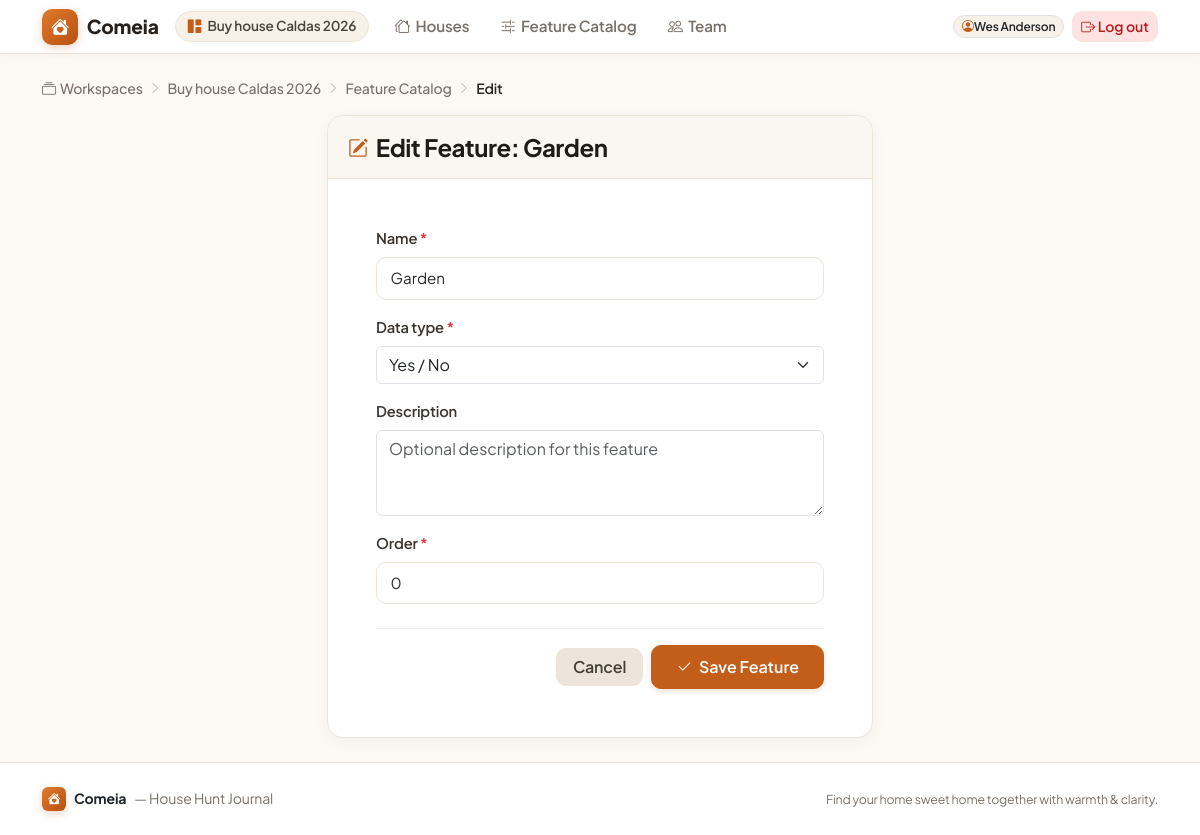
Page /w/buy-house-caldas-2026/features/39/edit/ (signed in) on the committed database.
### accounts/models.py (models this page shows, shortened)
class Workspace(models.Model):
    name = models.CharField(max_length=120)
    slug = models.SlugField(max_length=140, unique=True, blank=True)
    description = models.TextField(blank=True)
    created_by = models.ForeignKey(
        settings.AUTH_USER_MODEL,
        on_delete=models.PROTECT,
        related_name="created_workspaces",
    )
    created_at = models.DateTimeField(auto_now_add=True)
    updated_at = models.DateTimeField(auto_now=True)
    class Meta:
        ordering = ("name",)
        verbose_name = _("workspace")
        verbose_name_plural = _("workspaces")
    def membership_for(self, user) -> "Membership | None":
        if not user.is_authenticated:
            return None
        return self.memberships.filter(user=user).select_related("user").first()

class User(AbstractUser):
    """Custom user model.

    Declared up-front so the project can extend it later without a painful
    migration.  Currently it adds nothing beyond :class:`AbstractUser`.
    """

### properties/models.py (models this page shows, shortened)
class Feature(models.Model):
    class DataType(models.TextChoices):
        BOOLEAN = "boolean", _("Yes / No")
        INTEGER = "integer", _("Number")
        TEXT = "text", _("Text")
        CHOICE = "choice", _("Choice")
    workspace = models.ForeignKey(
        Workspace, on_delete=models.CASCADE, related_name="features"
    )
    name = models.CharField(max_length=80)
    data_type = models.CharField(
        max_length=16, choices=DataType.choices, default=DataType.TEXT
    )
    choices = models.CharField(
        max_length=400,
        blank=True,
        help_text=_("Comma-separated list, only used for the 'Choice' type."),
    )
    unit = models.CharField(max_length=16, blank=True)
    description = models.TextField(blank=True)
    is_predefined = models.BooleanField(default=False)
    order = models.PositiveIntegerField(default=0)
    class Meta:
        unique_together = ("workspace", "name")
        ordering = ("order", "name")
        verbose_name = _("feature")
        verbose_name_plural = _("features")

### properties/views.py (the view, shortened to what this page needs)
class FeatureUpdateView(WorkspaceFormMixin, SuccessMessageMixin, UpdateView):
    model = Feature
    form_class = FeatureForm
    template_name = "properties/feature_form.html"
    success_message = "Feature updated."
    require_editor = True
    def get_queryset(self) -> QuerySet[Feature]:
        return Feature.objects.filter(workspace=self.workspace)

### properties/forms.py (shortened to what this page needs)
class FeatureForm(forms.ModelForm):
    class Meta:
        model = Feature
        fields = ("name", "data_type", "choices", "unit", "description", "order")
        widgets = {
            "name": forms.TextInput(attrs={"class": "form-control", "placeholder": "e.g. Balcony, Swimming Pool, Heating"}),
            "data_type": forms.Select(attrs={"class": "form-select", "id": "id_data_type"}),
            "choices": forms.TextInput(attrs={"class": "form-control", "placeholder": "e.g. Gas, Electric, Solar (comma separated)"}),
            "unit": forms.TextInput(attrs={"class": "form-control", "placeholder": "e.g. m², EUR, rooms"}),
            "description": forms.Textarea(attrs={"class": "form-control", "rows": 3, "placeholder": "Optional description for this feature"}),
            "order": forms.NumberInput(attrs={"class": "form-control", "placeholder": "0"}),
        }
    def __init__(self, *args: Any, workspace: Workspace | None = None, **kwargs: Any) -> None:
        super().__init__(*args, **kwargs)
        self.workspace = workspace

### accounts/mixins.py (called while the page is built)
    def setup_workspace(
        self, request: HttpRequest, *args: Any, **kwargs: Any
    ) -> HttpResponse | None:
        if not request.user.is_authenticated:
            from django.contrib.auth.views import redirect_to_login
            return redirect_to_login(request.get_full_path())
        slug = kwargs.get("workspace_slug")
        self.workspace = get_object_or_404(Workspace, slug=slug)
        membership = self.workspace.membership_for(request.user)
        if membership is None:
            raise PermissionDenied("You are not a member of this workspace.")
        if self.require_owner and not membership.can_manage:
            raise PermissionDenied("Only owners can do that.")
        if self.require_editor and not membership.can_edit:
            raise PermissionDenied("You need editor rights to do that.")
        self.membership = membership
        return None

    def dispatch(self, request: HttpRequest, *args: Any, **kwargs: Any) -> HttpResponse:
        response = self.setup_workspace(request, *args, **kwargs)
        if response is not None:
            return response
        return super().dispatch(request, *args, **kwargs)

    def get_context_data(self, **kwargs: Any) -> dict[str, Any]:
        context = super().get_context_data(**kwargs)
        context.setdefault("workspace", self.workspace)
        context.setdefault("membership", self.membership)
        return context

### templates/properties/feature_form.html (shortened to what this page needs)
{% extends "base.html" %}
{% block content %}
<nav class="breadcrumb-cozy" aria-label="breadcrumb">
    <a href="{% url 'accounts:workspace_list' %}"><i class="bi bi-collection me-1"></i>Workspaces</a>
    <span class="separator"><i class="bi bi-chevron-right"></i></span>
    <a href="{% url 'accounts:workspace_detail' workspace.slug %}">{{ workspace.name }}</a>
    <span class="separator"><i class="bi bi-chevron-right"></i></span>
    <a href="{% url 'properties:feature_list' workspace.slug %}">Feature Catalog</a>
    <span class="separator"><i class="bi bi-chevron-right"></i></span>
    <span class="current">{% if object %}Edit{% else %}New Feature{% endif %}</span>
</nav>
<div class="row justify-content-center">
    <div class="col-12 col-md-8 col-lg-6">
        <div class="card card-cozy">
            <div class="card-cozy-header">
                <div class="d-flex align-items-center gap-2">
                    <i class="bi {% if object %}bi-pencil-square{% else %}bi-sliders2{% endif %} text-primary-warm fs-5"></i>
                    <h1 class="h4 font-heading mb-0">{% if object %}Edit Feature: {{ object.name }}{% else %}Create New Feature{% endif %}</h1>
                </div>
            </div>
            <div class="card-body p-4 p-md-5">
                <form method="post" novalidate>
                    {% for field in form %}
                        <div class="mb-3 field-container-{{ field.name }}">
                            <label for="{{ field.id_for_label }}" class="form-label">
                                {{ field.label }}
                                {% if field.field.required %}<span class="text-danger">*</span>{% endif %}
                            </label>
                            {{ field }}
                        </div>
                    {% endfor %}
                    <div class="d-flex align-items-center justify-content-end gap-2 pt-3 border-top border-light-subtle mt-4">
                        <a href="{% url 'properties:feature_list' workspace.slug %}" class="btn btn-secondary px-3">Cancel</a>
                        <button type="submit" class="btn btn-primary px-4">
                            <i class="bi bi-check2 me-1"></i> {% if object %}Save Feature{% else %}Create Feature{% endif %}
                        </button>
                    </div>
                </form>
            </div>
        </div>
    </div>
</div>
{% endblock %}

### templates/base.html (shortened to what this page needs)
{% load static %}
<!doctype html>
<html lang="en">
<head>
    <link href="https://cdn.jsdelivr.net/npm/bootstrap@5.3.3/dist/css/bootstrap.min.css" rel="stylesheet">
    <link rel="stylesheet" href="https://cdn.jsdelivr.net/npm/bootstrap-icons@1.11.3/font/bootstrap-icons.min.css">
</head>
<body>
<header class="navbar navbar-expand-lg navbar-comeia sticky-top">
    <div class="container-xl">
        <a class="brand-text" href="{% url 'accounts:workspace_list' %}">
            <span class="brand-logo-icon"><i class="bi bi-house-heart-fill"></i></span>
            <span>Comeia</span>
        </a>
        <div class="collapse navbar-collapse" id="navbarComeiaNav">
            <div class="navbar-nav me-auto align-items-lg-center ms-lg-3 mt-2 mt-lg-0 gap-1">
                {% if workspace %}
                    <div class="d-flex align-items-center me-2 my-1 my-lg-0">
                        <a href="{% url 'accounts:workspace_detail' workspace.slug %}" class="workspace-chip" title="Active workspace">
                            <i class="bi bi-grid-1x2-fill text-primary-warm"></i>
                            <span class="text-truncate" style="max-width: 180px;">{{ workspace.name }}</span>
                        </a>
                    </div>
                    <a class="nav-link-cozy" href="{% url 'properties:house_list' workspace.slug %}">
                        <i class="bi bi-houses"></i> Houses
                    </a>
                    <a class="nav-link-cozy" href="{% url 'properties:feature_list' workspace.slug %}">
                        <i class="bi bi-sliders2"></i> Feature Catalog
                    </a>
                    <a class="nav-link-cozy" href="{% url 'accounts:workspace_detail' workspace.slug %}">
                        <i class="bi bi-people"></i> Team
                    </a>
                {% else %}
                    <a class="nav-link-cozy" href="{% url 'accounts:workspace_list' %}">
                        <i class="bi bi-collection"></i> Workspaces
                    </a>
                {% endif %}
            </div>
            <div class="navbar-nav ms-auto align-items-lg-center gap-2 mt-3 mt-lg-0">
                {% if user.is_authenticated %}
                    <div class="d-flex align-items-center gap-2">
                        <span class="badge bg-surface text-dark border px-2.5 py-1.5 d-inline-flex align-items-center gap-1.5" style="border-radius: 12px; font-weight: 600;">
                            <i class="bi bi-person-circle text-primary-warm"></i> {{ user.get_full_name|default:user.username }}
                        </span>
                        <form method="post" action="{% url 'accounts:logout' %}" class="d-inline m-0">
                            <button type="submit" class="btn btn-sm btn-soft-danger px-2.5 py-1" title="Log out">
                                <i class="bi bi-box-arrow-right"></i> Log out
                            </button>
                        </form>
                    </div>
                {% endif %}
            </div>
        </div>
    </div>
</header>
<main class="container-xl py-4 flex-grow-1">
    {% block content %}{% endblock %}
</main>
<footer class="footer-comeia">
    <div class="container-xl d-flex flex-column flex-sm-row justify-content-between align-items-center gap-2">
        <div class="d-flex align-items-center gap-2">
            <span class="brand-logo-icon" style="width: 24px; height: 24px; font-size: 0.8rem; border-radius: 6px;"><i class="bi bi-house-heart-fill"></i></span>
            <span class="fw-bold text-dark">Comeia</span>
            <span class="text-muted-warm">— House Hunt Journal</span>
        </div>
        <div class="text-muted-warm small">
            Find your home sweet home together with warmth & clarity.
        </div>
    </div>
</footer>
</body>
</html>

### templates/base.html (style rules this page uses)
:root { --comeia-primary: #c25e1a; --comeia-primary-hover: #a94f13; --comeia-primary-light: #fdf1e8; --comeia-primary-rgb: 194, 94, 26; --comeia-accent: #d97706; --comeia-accent-light: #fef3c7; --comeia-bg: #fcf9f5; --comeia-card-bg: #ffffff; --comeia-surface: #f7f1ea; --comeia-border: #ede4d8; --comeia-border-subtle: #f2ebe1; --comeia-text: #2c2825; --comeia-muted: #797169; --comeia-forest: #2b6e4f; --comeia-forest-light: #eaf5ef; --bs-primary: #c25e1a; --bs-primary-rgb: 194, 94, 26; --bs-body-font-family: 'Plus Jakarta Sans', system-ui, -apple-system, sans-serif; }
body { font-family: var(--bs-body-font-family); background-color: var(--comeia-bg); color: var(--comeia-text); min-height: 100vh; display: flex; flex-direction: column; letter-spacing: -0.01em; }
h1, h2, h3, h4, .font-heading { font-weight: 700; color: #1f1b18; letter-spacing: -0.02em; }
.navbar-comeia { background-color: #ffffff; border-bottom: 1px solid var(--comeia-border); box-shadow: 0 2px 12px rgba(180, 83, 9, 0.04); }
.brand-logo-icon { display: inline-flex; align-items: center; justify-content: center; width: 36px; height: 36px; background: linear-gradient(135deg, #e07a2d, #b85012); color: white; border-radius: 10px; font-size: 1.15rem; box-shadow: 0 3px 8px rgba(194, 94, 26, 0.25); }
.brand-text { font-weight: 800; font-size: 1.2rem; color: #26211d; text-decoration: none; display: flex; align-items: center; gap: 0.55rem; }
.nav-link-cozy { color: var(--comeia-muted); font-weight: 600; font-size: 0.95rem; padding: 0.45rem 0.85rem; border-radius: 8px; transition: all 0.15s ease-in-out; text-decoration: none; display: inline-flex; align-items: center; gap: 0.35rem; }
.workspace-chip { background-color: var(--comeia-surface); border: 1px solid var(--comeia-border); border-radius: 20px; padding: 0.25rem 0.75rem; font-size: 0.85rem; font-weight: 600; color: #4b443d; display: inline-flex; align-items: center; gap: 0.4rem; text-decoration: none; transition: all 0.15s ease-in-out; }
.card-cozy { background-color: var(--comeia-card-bg); border: 1px solid var(--comeia-border); border-radius: 16px; box-shadow: 0 4px 16px rgba(60, 40, 20, 0.04); transition: transform 0.15s ease, box-shadow 0.15s ease; }
.card-cozy-header { background-color: #faf6f0; border-bottom: 1px solid var(--comeia-border); border-top-left-radius: 16px !important; border-top-right-radius: 16px !important; padding: 1rem 1.25rem; }
.btn-primary { background-color: var(--comeia-primary); border-color: var(--comeia-primary); color: #ffffff; font-weight: 600; border-radius: 10px; padding: 0.55rem 1.25rem; transition: all 0.15s ease-in-out; box-shadow: 0 2px 6px rgba(194, 94, 26, 0.2); }
.btn-soft-danger { background-color: #fee2e2; color: #b91c1c; border: 1px solid transparent; font-weight: 600; border-radius: 10px; }
.btn-secondary { background-color: #ede5da; border-color: #ede5da; color: #443e37; font-weight: 600; border-radius: 10px; }
label { font-weight: 600; font-size: 0.92rem; color: #3b3530; margin-bottom: 0.35rem; display: block; }
input[type="text"], input[type="password"], input[type="email"], input[type="number"], input[type="url"], input[type="datetime-local"], input[type="file"], select, textarea { display: block; width: 100%; padding: 0.55rem 0.85rem; font-size: 0.95rem; font-weight: 400; line-height: 1.5; color: var(--comeia-text); background-color: #ffffff; border: 1.5px solid var(--comeia-border); border-radius: 10px; transition: border-color 0.15s ease-in-out, box-shadow 0.15s ease-in-out; }
.breadcrumb-cozy { display: flex; align-items: center; flex-wrap: wrap; gap: 0.4rem; font-size: 0.88rem; margin-bottom: 1rem; color: var(--comeia-muted); }
.breadcrumb-cozy a { color: var(--comeia-muted); text-decoration: none; font-weight: 500; }
.breadcrumb-cozy .separator { color: #b5ada3; font-size: 0.75rem; }
.breadcrumb-cozy .current { color: var(--comeia-text); font-weight: 600; }
footer.footer-comeia { background-color: #ffffff; border-top: 1px solid var(--comeia-border); padding: 1.5rem 0; margin-top: auto; color: var(--comeia-muted); font-size: 0.88rem; }
.bg-surface { background-color: var(--comeia-surface); }
.text-primary-warm { color: var(--comeia-primary) !important; }
.text-muted-warm { color: var(--comeia-muted) !important; }

### rows in the picture
Workspace: name "Buy house Caldas 2026"
User: get_full_name "Wes Anderson"
Feature: name "Garden", form "Garden" "Yes / No" "0"

### other values in the picture
{{ field.label }} "Name" "Data type" "Description" "Order"
